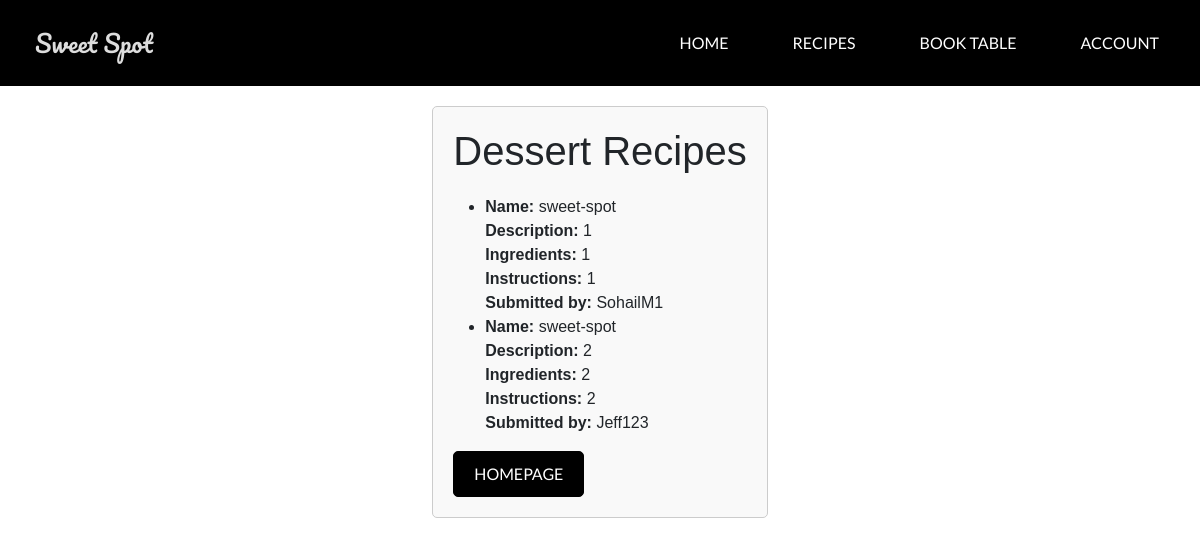
/list/, run on an earlier commit of the app's database.
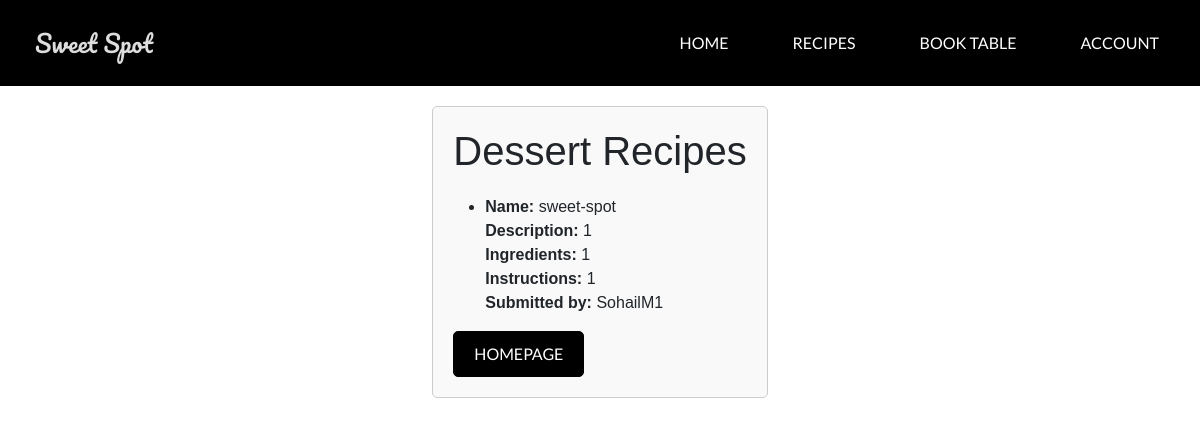
And on a later commit of the database.
### desserts/models.py (models this page shows, shortened)
class Dessert(models.Model):
    user = models.ForeignKey(settings.AUTH_USER_MODEL, on_delete=models.CASCADE, default=1)
    name = models.CharField(max_length=200)
    description = models.TextField()
    ingredients = models.TextField()
    instructions = models.TextField()
    created_at = models.DateTimeField(auto_now_add=True)
    updated_at = models.DateTimeField(auto_now=True)

### desserts/views.py (the view)
# urls.py: path('list/', desserts_views.list_desserts, name='list_desserts'),
def list_desserts(request):
    desserts = Dessert.objects.all()
    return render(request, 'desserts/dessert_list.html', {'desserts': desserts})

### desserts/templates/desserts/dessert_list.html (shortened to what this page needs)
{% extends "SweetSpot/base.html" %}
{% block main_content %}
<div class="form-container">
    <h1>Dessert Recipes</h1>
    <ul>
        {% for dessert in desserts %}
        <li>
            <strong>Name:</strong> {{ dessert.name }}<br>
            <strong>Description:</strong> {{ dessert.description }}<br>
            <strong>Ingredients:</strong> {{ dessert.ingredients }}<br>
            <strong>Instructions:</strong> {{ dessert.instructions }}<br>
            <strong>Submitted by:</strong> {{ dessert.user.username }}<br>
        </li>
        {% empty %}
        <li>No dessert recipes available.</li>
        {% endfor %}
    </ul>
    <a href="{% url 'homepage' %}" class="btn btn-secondary">Homepage</a>
</div>
{% endblock main_content %}

What changed in the data, as far as the page shows it:
removed Dessert: name "sweet-spot", description "2", ingredients "2", instructions "2", user.username "Jeff123"
